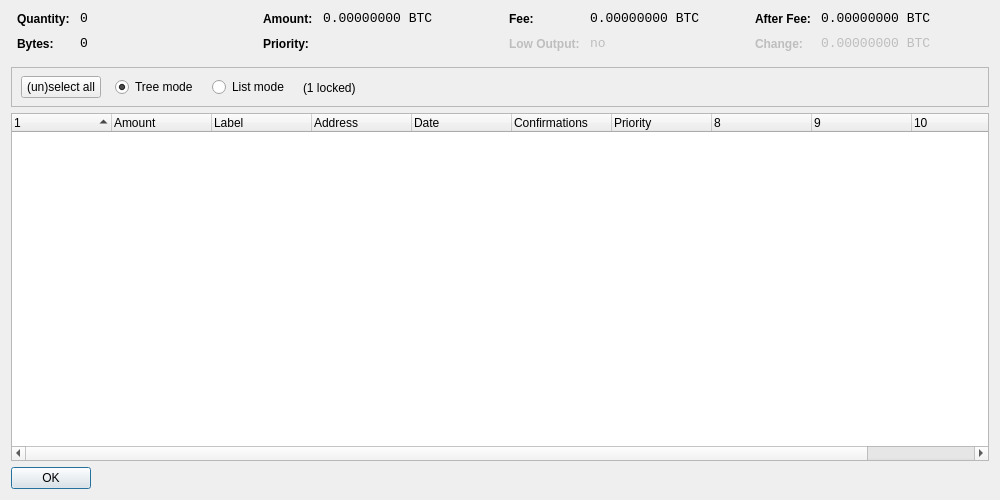
<?xml version="1.0" encoding="UTF-8"?>
<ui version="4.0">
 <class>CoinControlDialog</class>
 <widget class="QDialog" name="CoinControlDialog">
  <property name="geometry">
   <rect>
    <x>0</x>
    <y>0</y>
    <width>1000</width>
    <height>500</height>
   </rect>
  </property>
  <property name="windowTitle">
   <string>Coin Control</string>
  </property>
  <layout class="QVBoxLayout" name="verticalLayout">
   <item>
    <layout class="QHBoxLayout" name="horizontalLayoutTop" stretch="0,0,0,0">
     <property name="topMargin">
      <number>0</number>
     </property>
     <property name="bottomMargin">
      <number>10</number>
     </property>
     <item>
      <layout class="QFormLayout" name="formLayoutCoinControl1">
       <property name="horizontalSpacing">
        <number>10</number>
       </property>
       <property name="verticalSpacing">
        <number>10</number>
       </property>
       <property name="leftMargin">
        <number>6</number>
       </property>
       <property name="rightMargin">
        <number>6</number>
       </property>
       <item row="0" column="0">
        <widget class="QLabel" name="labelCoinControlQuantityText">
         <property name="styleSheet">
          <string notr="true">font-weight:bold;</string>
         </property>
         <property name="text">
          <string>Quantity:</string>
         </property>
        </widget>
       </item>
       <item row="0" column="1">
        <widget class="QLabel" name="labelCoinControlQuantity">
         <property name="font">
          <font>
           <family>Monospace</family>
           <pointsize>10</pointsize>
          </font>
         </property>
         <property name="cursor">
          <cursorShape>IBeamCursor</cursorShape>
         </property>
         <property name="contextMenuPolicy">
          <enum>Qt::ActionsContextMenu</enum>
         </property>
         <property name="text">
          <string notr="true">0</string>
         </property>
         <property name="textInteractionFlags">
          <set>Qt::LinksAccessibleByMouse|Qt::TextSelectableByKeyboard|Qt::TextSelectableByMouse</set>
         </property>
        </widget>
       </item>
       <item row="1" column="0">
        <widget class="QLabel" name="labelCoinControlBytesText">
         <property name="styleSheet">
          <string notr="true">font-weight:bold;</string>
         </property>
         <property name="text">
          <string>Bytes:</string>
         </property>
        </widget>
       </item>
       <item row="1" column="1">
        <widget class="QLabel" name="labelCoinControlBytes">
         <property name="font">
          <font>
           <family>Monospace</family>
           <pointsize>10</pointsize>
          </font>
         </property>
         <property name="cursor">
          <cursorShape>IBeamCursor</cursorShape>
         </property>
         <property name="contextMenuPolicy">
          <enum>Qt::ActionsContextMenu</enum>
         </property>
         <property name="text">
          <string notr="true">0</string>
         </property>
         <property name="textInteractionFlags">
          <set>Qt::LinksAccessibleByMouse|Qt::TextSelectableByKeyboard|Qt::TextSelectableByMouse</set>
         </property>
        </widget>
       </item>
      </layout>
     </item>
     <item>
      <layout class="QFormLayout" name="formLayoutCoinControl2">
       <property name="horizontalSpacing">
        <number>10</number>
       </property>
       <property name="verticalSpacing">
        <number>10</number>
       </property>
       <property name="leftMargin">
        <number>6</number>
       </property>
       <property name="rightMargin">
        <number>6</number>
       </property>
       <item row="0" column="0">
        <widget class="QLabel" name="labelCoinControlAmountText">
         <property name="styleSheet">
          <string notr="true">font-weight:bold;</string>
         </property>
         <property name="text">
          <string>Amount:</string>
         </property>
        </widget>
       </item>
       <item row="0" column="1">
        <widget class="QLabel" name="labelCoinControlAmount">
         <property name="font">
          <font>
           <family>Monospace</family>
           <pointsize>10</pointsize>
          </font>
         </property>
         <property name="cursor">
          <cursorShape>IBeamCursor</cursorShape>
         </property>
         <property name="contextMenuPolicy">
          <enum>Qt::ActionsContextMenu</enum>
         </property>
         <property name="text">
          <string notr="true">0.00000000 BTC</string>
         </property>
         <property name="textInteractionFlags">
          <set>Qt::LinksAccessibleByMouse|Qt::TextSelectableByKeyboard|Qt::TextSelectableByMouse</set>
         </property>
        </widget>
       </item>
       <item row="1" column="0">
        <widget class="QLabel" name="labelCoinControlPriorityText">
         <property name="styleSheet">
          <string notr="true">font-weight:bold;</string>
         </property>
         <property name="text">
          <string>Priority:</string>
         </property>
        </widget>
       </item>
       <item row="1" column="1">
        <widget class="QLabel" name="labelCoinControlPriority">
         <property name="font">
          <font>
           <family>Monospace</family>
           <pointsize>10</pointsize>
          </font>
         </property>
         <property name="cursor">
          <cursorShape>IBeamCursor</cursorShape>
         </property>
         <property name="contextMenuPolicy">
          <enum>Qt::ActionsContextMenu</enum>
         </property>
         <property name="text">
          <string/>
         </property>
         <property name="textInteractionFlags">
          <set>Qt::LinksAccessibleByMouse|Qt::TextSelectableByKeyboard|Qt::TextSelectableByMouse</set>
         </property>
        </widget>
       </item>
      </layout>
     </item>
     <item>
      <layout class="QFormLayout" name="formLayoutCoinControl3">
       <property name="horizontalSpacing">
        <number>10</number>
       </property>
       <property name="verticalSpacing">
        <number>10</number>
       </property>
       <property name="leftMargin">
        <number>6</number>
       </property>
       <property name="rightMargin">
        <number>6</number>
       </property>
       <item row="0" column="0">
        <widget class="QLabel" name="labelCoinControlFeeText">
         <property name="styleSheet">
          <string notr="true">font-weight:bold;</string>
         </property>
         <property name="text">
          <string>Fee:</string>
         </property>
        </widget>
       </item>
       <item row="0" column="1">
        <widget class="QLabel" name="labelCoinControlFee">
         <property name="font">
          <font>
           <family>Monospace</family>
           <pointsize>10</pointsize>
          </font>
         </property>
         <property name="cursor">
          <cursorShape>IBeamCursor</cursorShape>
         </property>
         <property name="contextMenuPolicy">
          <enum>Qt::ActionsContextMenu</enum>
         </property>
         <property name="text">
          <string notr="true">0.00000000 BTC</string>
         </property>
         <property name="textInteractionFlags">
          <set>Qt::LinksAccessibleByMouse|Qt::TextSelectableByKeyboard|Qt::TextSelectableByMouse</set>
         </property>
        </widget>
       </item>
       <item row="1" column="0">
        <widget class="QLabel" name="labelCoinControlLowOutputText">
         <property name="enabled">
          <bool>false</bool>
         </property>
         <property name="styleSheet">
          <string notr="true">font-weight:bold;</string>
         </property>
         <property name="text">
          <string>Low Output:</string>
         </property>
        </widget>
       </item>
       <item row="1" column="1">
        <widget class="QLabel" name="labelCoinControlLowOutput">
         <property name="enabled">
          <bool>false</bool>
         </property>
         <property name="font">
          <font>
           <family>Monospace</family>
           <pointsize>10</pointsize>
          </font>
         </property>
         <property name="cursor">
          <cursorShape>IBeamCursor</cursorShape>
         </property>
         <property name="contextMenuPolicy">
          <enum>Qt::ActionsContextMenu</enum>
         </property>
         <property name="text">
          <string>no</string>
         </property>
         <property name="textInteractionFlags">
          <set>Qt::LinksAccessibleByMouse|Qt::TextSelectableByKeyboard|Qt::TextSelectableByMouse</set>
         </property>
        </widget>
       </item>
      </layout>
     </item>
     <item>
      <layout class="QFormLayout" name="formLayoutCoinControl4">
       <property name="horizontalSpacing">
        <number>10</number>
       </property>
       <property name="verticalSpacing">
        <number>10</number>
       </property>
       <property name="leftMargin">
        <number>6</number>
       </property>
       <property name="rightMargin">
        <number>6</number>
       </property>
       <item row="0" column="0">
        <widget class="QLabel" name="labelCoinControlAfterFeeText">
         <property name="styleSheet">
          <string notr="true">font-weight:bold;</string>
         </property>
         <property name="text">
          <string>After Fee:</string>
         </property>
        </widget>
       </item>
       <item row="0" column="1">
        <widget class="QLabel" name="labelCoinControlAfterFee">
         <property name="font">
          <font>
           <family>Monospace</family>
           <pointsize>10</pointsize>
          </font>
         </property>
         <property name="cursor">
          <cursorShape>IBeamCursor</cursorShape>
         </property>
         <property name="contextMenuPolicy">
          <enum>Qt::ActionsContextMenu</enum>
         </property>
         <property name="text">
          <string notr="true">0.00000000 BTC</string>
         </property>
         <property name="textInteractionFlags">
          <set>Qt::LinksAccessibleByMouse|Qt::TextSelectableByKeyboard|Qt::TextSelectableByMouse</set>
         </property>
        </widget>
       </item>
       <item row="1" column="0">
        <widget class="QLabel" name="labelCoinControlChangeText">
         <property name="enabled">
          <bool>false</bool>
         </property>
         <property name="styleSheet">
          <string notr="true">font-weight:bold;</string>
         </property>
         <property name="text">
          <string>Change:</string>
         </property>
        </widget>
       </item>
       <item row="1" column="1">
        <widget class="QLabel" name="labelCoinControlChange">
         <property name="enabled">
          <bool>false</bool>
         </property>
         <property name="font">
          <font>
           <family>Monospace</family>
           <pointsize>10</pointsize>
          </font>
         </property>
         <property name="cursor">
          <cursorShape>IBeamCursor</cursorShape>
         </property>
         <property name="contextMenuPolicy">
          <enum>Qt::ActionsContextMenu</enum>
         </property>
         <property name="text">
          <string notr="true">0.00000000 BTC</string>
         </property>
         <property name="textInteractionFlags">
          <set>Qt::LinksAccessibleByMouse|Qt::TextSelectableByKeyboard|Qt::TextSelectableByMouse</set>
         </property>
        </widget>
       </item>
      </layout>
     </item>
    </layout>
   </item>
   <item>
    <widget class="QFrame" name="frame">
     <property name="minimumSize">
      <size>
       <width>0</width>
       <height>40</height>
      </size>
     </property>
     <property name="frameShape">
      <enum>QFrame::StyledPanel</enum>
     </property>
     <property name="frameShadow">
      <enum>QFrame::Sunken</enum>
     </property>
     <widget class="QWidget" name="horizontalLayoutWidget">
      <property name="geometry">
       <rect>
        <x>10</x>
        <y>0</y>
        <width>781</width>
        <height>41</height>
       </rect>
      </property>
      <layout class="QHBoxLayout" name="horizontalLayoutPanel" stretch="0,0,0,0,0">
       <property name="spacing">
        <number>14</number>
       </property>
       <item>
        <widget class="QPushButton" name="pushButtonSelectAll">
         <property name="sizePolicy">
          <sizepolicy hsizetype="Maximum" vsizetype="Fixed">
           <horstretch>0</horstretch>
           <verstretch>0</verstretch>
          </sizepolicy>
         </property>
         <property name="text">
          <string>(un)select all</string>
         </property>
        </widget>
       </item>
       <item>
        <widget class="QRadioButton" name="radioTreeMode">
         <property name="sizePolicy">
          <sizepolicy hsizetype="Maximum" vsizetype="Fixed">
           <horstretch>0</horstretch>
           <verstretch>0</verstretch>
          </sizepolicy>
         </property>
         <property name="text">
          <string>Tree mode</string>
         </property>
         <property name="checked">
          <bool>true</bool>
         </property>
        </widget>
       </item>
       <item>
        <widget class="QRadioButton" name="radioListMode">
         <property name="sizePolicy">
          <sizepolicy hsizetype="Maximum" vsizetype="Fixed">
           <horstretch>0</horstretch>
           <verstretch>0</verstretch>
          </sizepolicy>
         </property>
         <property name="text">
          <string>List mode</string>
         </property>
        </widget>
       </item>
       <item>
        <widget class="QLabel" name="labelLocked">
         <property name="text">
          <string>(1 locked)</string>
         </property>
        </widget>
       </item>
       <item>
        <spacer name="horizontalSpacer">
         <property name="orientation">
          <enum>Qt::Horizontal</enum>
         </property>
         <property name="sizeHint" stdset="0">
          <size>
           <width>40</width>
           <height>20</height>
          </size>
         </property>
        </spacer>
       </item>
      </layout>
     </widget>
    </widget>
   </item>
   <item>
    <widget class="CoinControlTreeWidget" name="treeWidget">
     <property name="contextMenuPolicy">
      <enum>Qt::CustomContextMenu</enum>
     </property>
     <property name="sortingEnabled">
      <bool>false</bool>
     </property>
     <property name="columnCount">
      <number>11</number>
     </property>
     <attribute name="headerShowSortIndicator" stdset="0">
      <bool>true</bool>
     </attribute>
     <attribute name="headerStretchLastSection">
      <bool>false</bool>
     </attribute>
     <column>
      <property name="text">
       <string/>
      </property>
     </column>
     <column>
      <property name="text">
       <string>Amount</string>
      </property>
     </column>
     <column>
      <property name="text">
       <string notr="true">Label</string>
      </property>
     </column>
     <column>
      <property name="text">
       <string>Address</string>
      </property>
     </column>
     <column>
      <property name="text">
       <string>Date</string>
      </property>
     </column>
     <column>
      <property name="text">
       <string>Confirmations</string>
      </property>
      <property name="toolTip">
       <string>Confirmed</string>
      </property>
     </column>
     <column>
      <property name="text">
       <string>Priority</string>
      </property>
     </column>
     <column>
      <property name="text">
       <string/>
      </property>
     </column>
     <column>
      <property name="text">
       <string/>
      </property>
     </column>
     <column>
      <property name="text">
       <string/>
      </property>
     </column>
     <column>
      <property name="text">
       <string/>
      </property>
     </column>
    </widget>
   </item>
   <item>
    <widget class="QDialogButtonBox" name="buttonBox">
     <property name="sizePolicy">
      <sizepolicy hsizetype="Maximum" vsizetype="Fixed">
       <horstretch>0</horstretch>
       <verstretch>0</verstretch>
      </sizepolicy>
     </property>
     <property name="orientation">
      <enum>Qt::Horizontal</enum>
     </property>
     <property name="standardButtons">
      <set>QDialogButtonBox::Ok</set>
     </property>
    </widget>
   </item>
  </layout>
 </widget>
 <customwidgets>
  <customwidget>
   <class>CoinControlTreeWidget</class>
   <extends>QTreeWidget</extends>
   <header>coincontroltreewidget.h</header>
  </customwidget>
 </customwidgets>
 <resources/>
 <connections/>
</ui>
